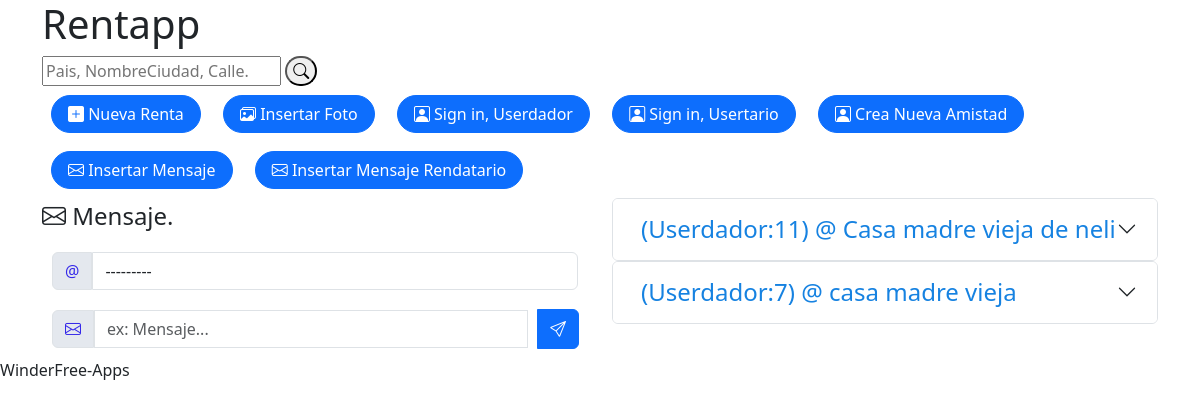
Before: /rentapp/insertar_mensaje_rendatario/ with the older database file.
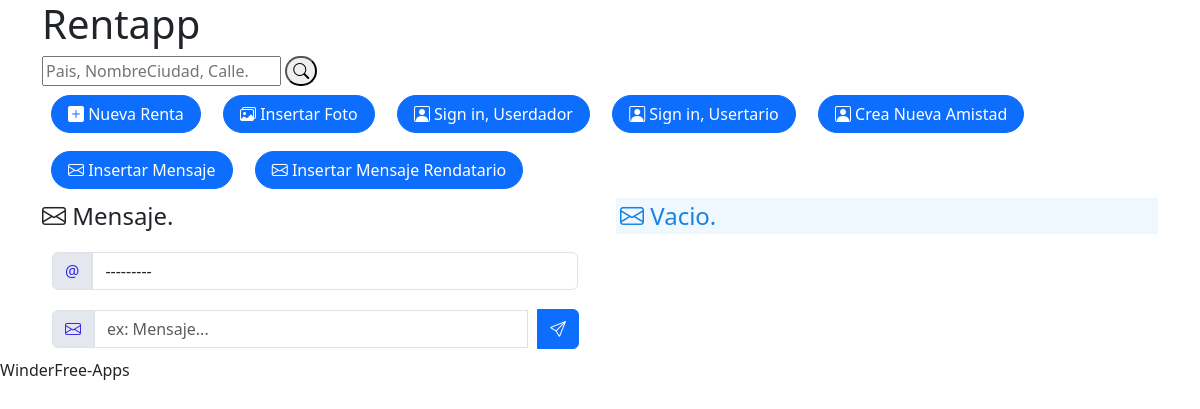
After: the same page with the newer database file.
### rentapp/models.py (models this page shows)
class Amistad(models.Model):
    renta = models.ForeignKey(Renta, on_delete=models.CASCADE, null=True)
    usertario = models.ForeignKey(Usertario, on_delete=models.CASCADE)
    userdador = models.ForeignKey(Userdador, on_delete=models.CASCADE)
    relacion = models.CharField(max_length=200, null=True)
    pub_date = models.DateTimeField("fecha publicado", null=True)
    def __str__(self):
        return f'{self.id}'

### rentapp/views.py (the view)
# urls.py: path('insertar_mensaje_rendatario/', views.insertar_mensaje_rendatario, name='insertar_mensaje_rendatario'),
def insertar_mensaje_rendatario(request):
    if request.method == 'POST':
        form = MensajeForm(request.POST)
        if form.is_valid():
            new_mensaje = Mensaje(
                amistad = form.cleaned_data['amistad'],
                texto = form.cleaned_data['texto'],
                tipo = 'rendatario',
                pub_date = time.strftime('%Y-%m-%d %I:%M')
                 )
            new_mensaje.save()
            return HttpResponseRedirect('/rentapp/insertar_mensaje_rendatario/')
    else:
        datos_amistad = list(Amistad.objects.values().order_by("-id"))
        datos = list(Mensaje.objects.values().order_by("-id"))
        form = MensajeForm()
    return render(request, 'rentapp/insertar_mensaje_rendatario.html', {'form': form, 'datos': datos, 'datos_amistad': datos_amistad })

### rentapp/forms.py
class MensajeForm(forms.ModelForm):
    class Meta:
        model = Mensaje
        fields = ['amistad', 'texto']
        widgets = {
            'amistad': forms.Select(attrs={'style':'margin:10px 10px 10px 0px;','class':'form-control'}),
            'texto': forms.TextInput(attrs={'style':'margin:10px 10px 10px 0px;','class':'form-control','placeholder': 'ex: Mensaje...'}),
            }

### rentapp/templates/rentapp/insertar_mensaje_rendatario.html (shortened to what this page needs)
<!DOCTYPE html>
<html lang="en">
<head>
  <link rel="stylesheet" href="https://cdn.jsdelivr.net/npm/bootstrap-icons@1.9.1/font/bootstrap-icons.css">
  <link href="/media/bootstrap-5.3.1-dist/css/bootstrap.min.css" rel="stylesheet">
  <link href="/media/css/style.css" rel="stylesheet">
</head>
<body>
  <div class="container">
    <header>
      <h1>Rentapp</h1>
    </header>
    <div class="buscar">
      <form action="{% url 'rentapp:buscar' %}" method="post">
        <input type="text" name="buscar" placeholder="Pais, NombreCiudad, Calle." required>
        <button style=" height: 30px; border-radius: 25px; " type="submit"><i class="bi bi-search"></i>
        </button>
      </form>
      <a href="/rentapp/insertar_renta/"><button class="btn btn-primary rounded-pill px-3 bi-plus-square-fill"> Nueva
          Renta</button></a>
      <a href="/rentapp/insertar_foto/"><button class="btn btn-primary rounded-pill px-3 bi bi-images"> Insertar
          Foto</button></a>
      <a href="/rentapp/insertar_userdador/"><button class="btn btn-primary rounded-pill px-3 bi-person-square"> Sign in,
          Userdador</button></a>
      <a href="/rentapp/insertar_usertario/"><button class="btn btn-primary rounded-pill px-3 bi-person-square"> Sign in,
          Usertario</button></a>
      <a href="/rentapp/insertar_amistad/"><button class="btn btn-primary rounded-pill px-3 bi-person-square"> Crea Nueva
          Amistad</button></a>
      <a href="/rentapp/insertar_mensaje/"><button class="btn btn-primary rounded-pill px-3 bi bi-envelope"> Insertar
          Mensaje</button></a>
      <a href="/rentapp/insertar_mensaje_rendatario/"><button class="btn btn-primary rounded-pill px-3 bi bi-envelope">
          Insertar Mensaje Rendatario</button></a>
    </div>
    <div class="row">
      <div class="col-12 col-sm-6">
        <fieldset>
          <legend class="bi bi-envelope"> Mensaje.</legend>
          <form action="{% url 'rentapp:insertar_mensaje_rendatario' %}" method="post">
            <div class="input-group flex-nowrap">
              <span class="input-group-text" id="addon-wrapping">@
              </span>
              {{ form.amistad }}
            </div>
            <div class="input-group flex-nowrap">
              <span class="input-group-text bi bi-envelope" id="addon-wrapping">
              </span> {{ form.texto }}
              <button class=" btn btn-primary bi bi-send" type="submit">
              </button>
            </div>
          </form>
        </fieldset>
      </div>
      {% if datos_amistad %}
      <div class="col-12 col-sm-6">
        {% for amistad in datos_amistad %}
        <div class="accordion" id="{{amistad.id}}-acordeon">
          <div class="accordion-item">
            <h2 class="accordion-header" id="headingTwo">
              <button class="accordion-button collapsed" type="button" data-bs-toggle="collapse"
                data-bs-target="#{{amistad.id}}-collapse" aria-expanded="false" aria-controls="{{amistad.id}}-collapse">
                <div class="relacion-mensaje" id="datos-mensajes-relacion">(Userdador:{{ amistad.userdador_id }}) @
                  {{amistad.relacion}}</div>
              </button>
            </h2>
          </div>
        </div>
        {% endfor %}
      </div>
      {% endif %}
      {% if not datos_amistad %}
      <div class="col-12 col-sm-6">
        <p class=" relacion-mensaje bi bi-envelope" style="background-color: aliceblue;"> Vacio.</p>
      </div>
      {% endif %}
    </div>
  </div>
  <footer>WinderFree-Apps</footer>
</body>
</html>

Changed rows visible on the page:
removed Amistad: userdador_id "11", relacion "Casa madre vieja de neli"
removed Amistad: userdador_id "7", relacion "casa madre vieja"
Other visible differences:
text now shown: "Vacio."
